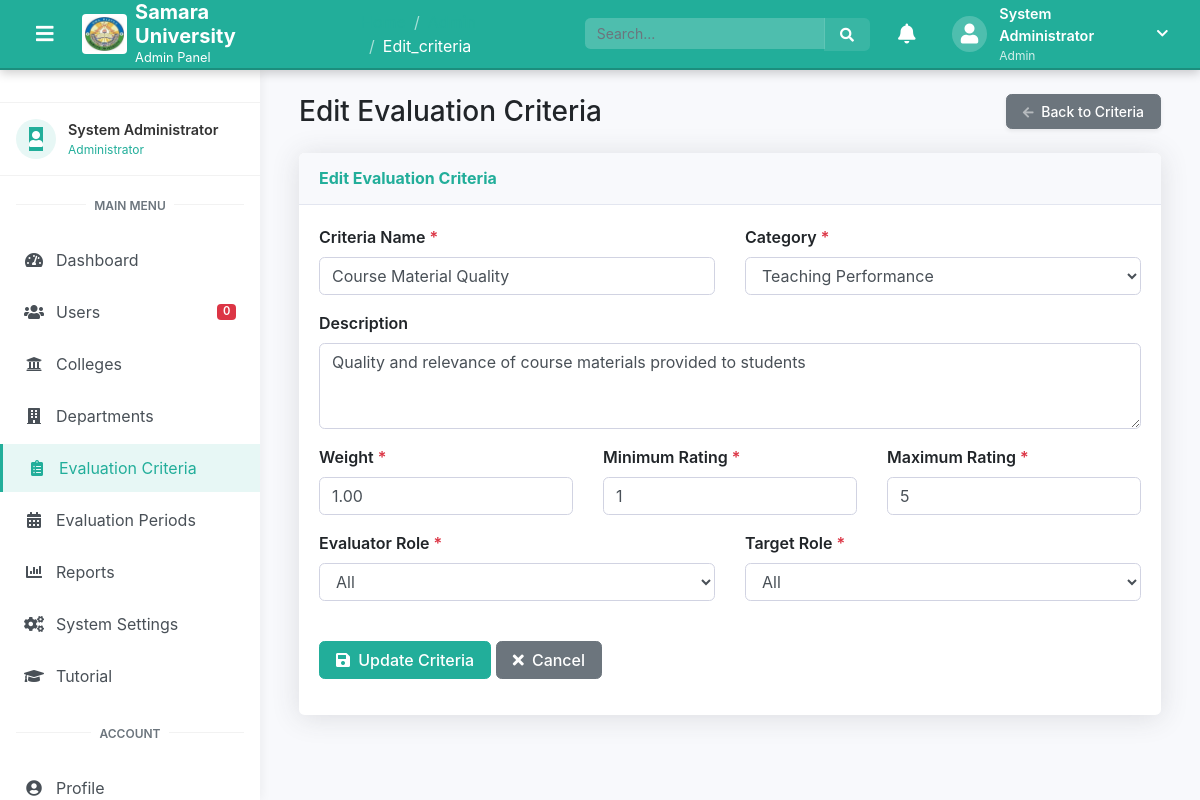
Screenshot of /admin/edit_criteria.php?id=1 (signed in) with the database file from the repository.
### tables this page shows
CREATE TABLE IF NOT EXISTS evaluation_criteria (
    criteria_id INT AUTO_INCREMENT PRIMARY KEY,
    category_id INT NOT NULL,
    name VARCHAR(255) NOT NULL,
    description TEXT,
    weight DECIMAL(5,2) DEFAULT 1.00,
    min_rating INT DEFAULT 1,
    max_rating INT DEFAULT 5,
    evaluator_roles VARCHAR(255) DEFAULT 'all',
    evaluatee_roles VARCHAR(255) DEFAULT 'all',
    created_at TIMESTAMP DEFAULT CURRENT_TIMESTAMP,
    updated_at TIMESTAMP DEFAULT CURRENT_TIMESTAMP ON UPDATE CURRENT_TIMESTAMP,
    FOREIGN KEY (category_id) REFERENCES evaluation_categories(category_id) ON DELETE CASCADE
);

CREATE TABLE IF NOT EXISTS evaluation_categories (
    category_id INT AUTO_INCREMENT PRIMARY KEY,
    name VARCHAR(100) NOT NULL,
    description TEXT,
    created_at TIMESTAMP DEFAULT CURRENT_TIMESTAMP,
    updated_at TIMESTAMP DEFAULT CURRENT_TIMESTAMP ON UPDATE CURRENT_TIMESTAMP
);

### includes/config.php (called while the page is built, shortened)
<?php
$base_url = 'http://localhost/samara_new/';
?>

### admin/edit_criteria.php (the view, shortened to what this page needs)
<?php
require_once BASE_PATH . '/includes/config.php';
$criteria_id = isset($_GET['id']) ? (int)$_GET['id'] : 0;
$criteria = null;
$sql = "SELECT * FROM evaluation_criteria WHERE criteria_id = ?";
$stmt = $conn->prepare($sql);
$stmt->bind_param("i", $criteria_id);
$stmt->execute();
$result = $stmt->get_result();
if ($result && $result->num_rows === 1) {
    $criteria = $result->fetch_assoc();
} else {
    redirect($base_url . 'admin/evaluation_criteria.php');
}
$categories = [];
$sql = "SELECT * FROM evaluation_categories ORDER BY name ASC";
$result = $conn->query($sql);
if ($result && $result->num_rows > 0) {
    while ($row = $result->fetch_assoc()) {
        $categories[] = $row;
    }
}
$name = $criteria['name'];
$category_id = $criteria['category_id'];
$description = $criteria['description'];
$weight = $criteria['weight'];
$min_rating = $criteria['min_rating'];
$max_rating = $criteria['max_rating'];
$evaluator_role = isset($criteria['evaluator_role']) ? $criteria['evaluator_role'] : '';
$target_role = isset($criteria['target_role']) ? $criteria['target_role'] : '';
include_once BASE_PATH . '/includes/header_management.php';
include_once BASE_PATH . '/includes/sidebar.php';
?>
<div class="dashboard-content">
    <div class="container-fluid">
        <div class="d-sm-flex align-items-center justify-content-between mb-4">
            <h1 class="h3 mb-0 text-gray-800">Edit Evaluation Criteria</h1>
            <a href="<?php echo $base_url; ?>admin/evaluation_criteria.php" class="d-none d-sm-inline-block btn btn-sm btn-secondary shadow-sm">
                <i class="fas fa-arrow-left fa-sm text-white-50 mr-1"></i> Back to Criteria
            </a>
        </div>
        <div class="card shadow mb-4">
            <div class="card-header py-3">
                <h6 class="m-0 font-weight-bold text-primary">Edit Evaluation Criteria</h6>
            </div>
            <div class="card-body">
                <form method="POST" action="<?php echo htmlspecialchars($_SERVER['PHP_SELF'] . '?id=' . $criteria_id); ?>" class="needs-validation" novalidate>
                    <div class="row">
                        <div class="col-md-6">
                            <div class="form-group">
                                <label for="name">Criteria Name <span class="text-danger">*</span></label>
                                <input type="text" class="form-control" id="name" name="name" value="<?php echo $name; ?>" required>
                            </div>
                        </div>
                        <div class="col-md-6">
                            <div class="form-group">
                                <label for="category_id">Category <span class="text-danger">*</span></label>
                                <select class="form-control" id="category_id" name="category_id" required>
                                    <?php foreach ($categories as $category): ?>
                                        <option value="<?php echo $category['category_id']; ?>" <?php echo ($category_id == $category['category_id']) ? 'selected' : ''; ?>>
                                            <?php echo $category['name']; ?>
                                        </option>
                                    <?php endforeach; ?>
                                </select>
                            </div>
                        </div>
                    </div>
                    <div class="form-group">
                        <label for="description">Description</label>
                        <textarea class="form-control" id="description" name="description" rows="3"><?php echo $description; ?></textarea>
                    </div>
                    <div class="row">
                        <div class="col-md-4">
                            <div class="form-group">
                                <label for="weight">Weight <span class="text-danger">*</span></label>
                                <input type="number" class="form-control" id="weight" name="weight" value="<?php echo $weight; ?>" step="0.01" min="0.01" required>
                            </div>
                        </div>
                        <div class="col-md-4">
                            <div class="form-group">
                                <label for="min_rating">Minimum Rating <span class="text-danger">*</span></label>
                                <input type="number" class="form-control" id="min_rating" name="min_rating" value="<?php echo $min_rating; ?>" min="0" required>
                            </div>
                        </div>
                        <div class="col-md-4">
                            <div class="form-group">
                                <label for="max_rating">Maximum Rating <span class="text-danger">*</span></label>
                                <input type="number" class="form-control" id="max_rating" name="max_rating" value="<?php echo $max_rating; ?>" min="1" required>
                            </div>
                        </div>
                    </div>
                    <div class="row">
                        <div class="col-md-6">
                            <div class="form-group">
                                <label for="evaluator_role">Evaluator Role <span class="text-danger">*</span></label>
                                <select class="form-control" id="evaluator_role" name="evaluator_role" required>
                                    <option value="all" <?php echo ($evaluator_role == 'all' || empty($evaluator_role)) ? 'selected' : ''; ?>>All</option>
                                </select>
                            </div>
                        </div>
                        <div class="col-md-6">
                            <div class="form-group">
                                <label for="target_role">Target Role <span class="text-danger">*</span></label>
                                <select class="form-control" id="target_role" name="target_role" required>
                                    <option value="all" <?php echo ($target_role == 'all' || empty($target_role)) ? 'selected' : ''; ?>>All</option>
                                </select>
                            </div>
                        </div>
                    </div>
                    <div class="form-group mt-4">
                        <button type="submit" class="btn btn-primary">
                            <i class="fas fa-save mr-1"></i> Update Criteria
                        </button>
                        <a href="<?php echo $base_url; ?>admin/evaluation_criteria.php" class="btn btn-secondary">
                            <i class="fas fa-times mr-1"></i> Cancel
                        </a>
                    </div>
                </form>
            </div>
        </div>
    </div>
</div>
<?php
include_once BASE_PATH . '/includes/footer_management.php';
?>

### assets/css/style.css (style rules this page uses)
:root { --primary-color: #22AE9A; --primary-dark: #1c8e7d; --primary-light: #7fd9ca; --primary-very-light: #e7f7f5; --primary-rgb: 34, 174, 154; --secondary-color: #6c757d; --secondary-dark: #5a6268; --secondary-light: #a1a8ae; --secondary-very-light: #f8f9fa; --secondary-rgb: 108, 117, 125; --text-primary: #212529; --text-secondary: #6c757d; --text-light: #f8f9fa; --border-radius: 0.35rem; --box-shadow: 0 0.15rem 1.75rem 0 rgba(58, 59, 69, 0.15); --transition: all 0.3s ease; }
body { font-family: 'Nunito', -apple-system, BlinkMacSystemFont, "Segoe UI", Roboto, "Helvetica Neue", Arial, sans-serif; font-size: 1rem; font-weight: 400; line-height: 1.5; color: var(--text-primary); background-color: #f8f9fc; }
a { color: var(--primary-color); text-decoration: none; transition: var(--transition); }
h1, h2, h3, h4, h5, h6 { font-weight: 700; margin-bottom: 0.5rem; line-height: 1.2; }
.text-primary { color: var(--primary-color) !important; }
.btn { border-radius: var(--border-radius); padding: 0.375rem 1rem; font-weight: 500; transition: var(--transition); }
.btn-primary { background-color: var(--primary-color); border-color: var(--primary-color); }
.form-control { border-radius: var(--border-radius); padding: 0.375rem 0.75rem; border: 1px solid #d1d3e2; transition: var(--transition); }
.form-group { margin-bottom: 1rem; }
label { font-weight: 600; margin-bottom: 0.5rem; color: var(--text-primary); }
.card { border: none; border-radius: var(--border-radius); box-shadow: var(--box-shadow); margin-bottom: 1.5rem; transition: var(--transition); }
.card-header { background-color: #f8f9fc; border-bottom: 1px solid #e3e6f0; padding: 1rem 1.25rem; border-top-left-radius: var(--border-radius) !important; border-top-right-radius: var(--border-radius) !important; }
.card-body { padding: 1.25rem; }
.shadow-sm { box-shadow: 0 0.125rem 0.25rem rgba(0, 0, 0, 0.075) !important; }
.shadow { box-shadow: var(--box-shadow) !important; }

### assets/css/theme.css (style rules this page uses)
:root { --admin-primary: #22AE9A; --admin-primary-dark: #1c8e7d; --admin-primary-light: #7fd9ca; --admin-primary-very-light: #e7f7f5; --admin-primary-rgb: 34, 174, 154; --college-primary: #2ECC71; --college-primary-dark: #27AE60; --college-primary-light: #82E0AA; --college-primary-very-light: #E9F7EF; --college-primary-rgb: 46, 204, 113; --dean-primary: #9B59B6; --dean-primary-dark: #8E44AD; --dean-primary-light: #D2B4DE; --dean-primary-very-light: #F4ECF7; --dean-primary-rgb: 155, 89, 182; --head-primary: #3498DB; --head-primary-dark: #2980B9; --head-primary-light: #85C1E9; --head-primary-very-light: #EBF5FB; --head-primary-rgb: 52, 152, 219; --hrm-primary: #E67E22; --hrm-primary-dark: #D35400; --hrm-primary-light: #F0B27A; --hrm-primary-very-light: #FDF2E9; --hrm-primary-rgb: 230, 126, 34; --staff-primary: #6A5ACD; --staff-primary-dark: #483D8B; --staff-primary-light: #9E91E7; --staff-primary-very-light: #F0EEF9; --staff-primary-rgb: 106, 90, 205; }
.admin-theme { --primary-color: var(--admin-primary); --primary-dark: var(--admin-primary-dark); --primary-light: var(--admin-primary-light); --primary-very-light: var(--admin-primary-very-light); --primary-rgb: var(--admin-primary-rgb); }
.btn-theme { background-color: var(--primary-color); border-color: var(--primary-color); color: #ffffff; }
.text-theme { color: var(--primary-color) !important; }

### assets/css/management.css (style rules this page uses)
.dashboard-content { margin-left: 260px; margin-top: 70px; min-height: calc(100vh - 70px); transition: all 0.3s ease; padding: 1.5rem; background-color: #f8f9fc; }

### rows the page displays
evaluation_criteria: name "Course Material Quality", category_id "Teaching Performance", description "Quality and relevance of course materials provided to students", weight "1.00", min_rating "1", max_rating "5"

### other values shown
$page_title "Edit_criteria"
$user_name "System Administrator"
$user_role "Admin"
$item['title'] "Dashboard"
$item['title'] "Users"
$item['badge']['count'] "0"
$item['title'] "Colleges"
$item['title'] "Departments"
$item['title'] "Evaluation Criteria"
$item['title'] "Evaluation Periods"
$item['title'] "Reports"
$item['title'] "System Settings"
$item['title'] "Tutorial"
